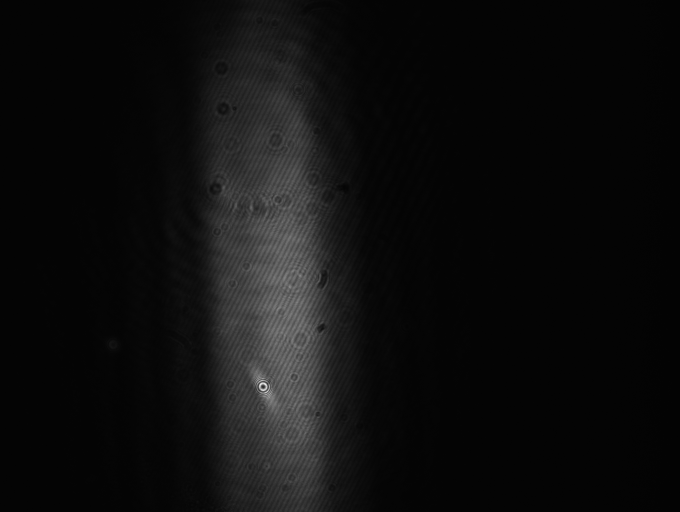
#> input picture examples/beam_profile/2025-7-8-det-beamshape-vertical-expansion.bmp, 1360 x 1024 px (shown at 1/2 size)
$ jupyter execute --allow-errors 'R2 transition_vertical_expanded_beam.ipynb'   (shell and % lines are left out)
#> lines starting #> are read from the running program, lines starting #| are printed output that depends on the picture; after the words box and inside, x2 and y2 are one past the last pixel; in counts of white or black regions, pixels touching at a corner belong together
[cell 1]
from pathlib import Path
import pickle

import numpy as np
from scipy import constants as cst

import matplotlib.pyplot as plt
import tqdm

from centrex_tlf import states, hamiltonian, transitions, couplings, lindblad, utils
from centrex_tlf_julia_extension import lindblad_julia
# import cv2
import numpy as np
from scipy.optimize import curve_fit
import scipy.ndimage as ndimage

from PIL import Image

[cell 2]
plt.rcParams.update({"font.size": 14})

[cell 3]
cwd = Path().cwd()

# Setting up the system

#> (a cell that did not finish here is left out)

#> (a cell that did not finish here is left out)

#> (a cell that did not finish here is left out)

[cell 7]
from copy import deepcopy

#> (the rest of this cell did not finish here and is left out)

#> (a cell that did not finish here is left out)

## Detection Laser Beam Profile

### Read data from thorlabs beam profiler

## Beam profile after realignment with longer beamline

[cell 9]
import cv2


file_path = "beam_profile/2025-7-8-det-beamshape-vertical-expansion.bmp"
# Open the image file
image = Image.open(file_path)
#> image is the input picture: PIL image 1360x1024 RGB; min 1, max 255, mean 13.9

# Convert the image to grayscale (optional, if you need a 2D array)
image = image.convert('L')
#> image: PIL image 1360x1024 L
# Convert the image to a NumPy array
image_array = np.array(image)
image_array = image_array[::-1, :]
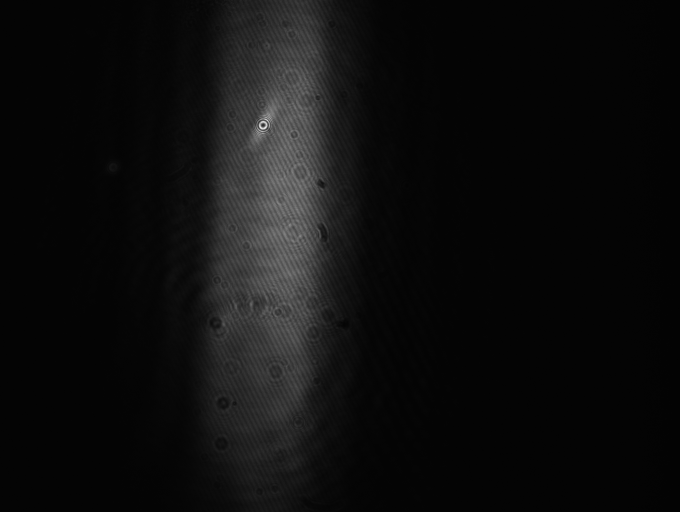
#> image_array: shape (1024, 1360) (shown at 1/2 size); min 1, max 255, mean 13.9
sensor_array = image_array

# Converting the array to uint8 format needed for OpenCV
image = (sensor_array).astype(np.uint8)

# Apply thresholding to create a binary mask of the non-zero data
_, thresholded = cv2.threshold(image, 60, 255, cv2.THRESH_BINARY)
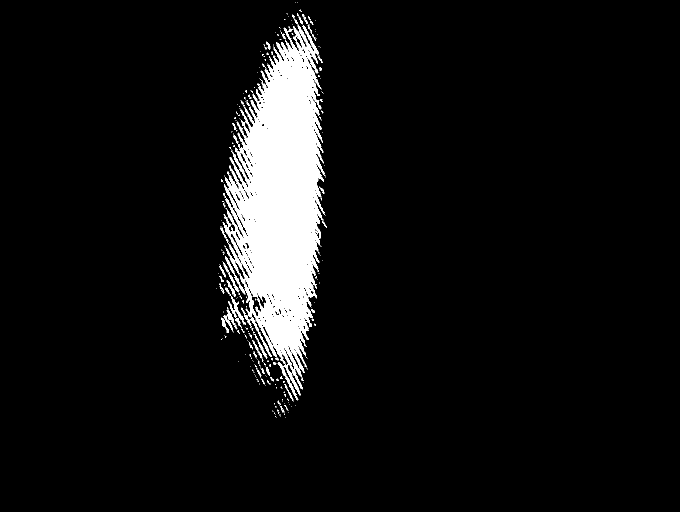
#> thresholded: shape (1024, 1360) (shown at 1/2 size); 6.3% white; 337 white regions (288 under 20 px)

# Find contours of the thresholded image to locate the non-zero areas
contours, _ = cv2.findContours(thresholded, cv2.RETR_EXTERNAL, cv2.CHAIN_APPROX_SIMPLE)
#> contours = 334 contours, 300 with area under 20; largest, box (x1, y1, x2, y2) and area: (445, 49, 651, 791) 83302, (482, 615, 543, 714) 344, (457, 593, 492, 650) 323, (555, 724, 597, 801) 289, (450, 512, 491, 589) 249

# Combine all contours into one to get a single enclosing circle
all_points = np.vstack(contours)
#> all_points = contour of 6970 points, box (x1, y1, x2, y2) (433, 4, 654, 835), area 40852

# Find the minimum enclosing circle that covers all combined contours
(x, y), radius = cv2.minEnclosingCircle(all_points)
#> x = 571.5; y = 419; radius = 415.5
center = (int(x), int(y))
#> center = (571, 419)
radius = int(radius)
#> radius = 415

# Draw the enclosing circle on the original image
output_image = cv2.cvtColor(image, cv2.COLOR_GRAY2BGR)  # Convert to BGR for colored circle visualization
cv2.circle(output_image, center, radius, (0, 255, 0), 2)
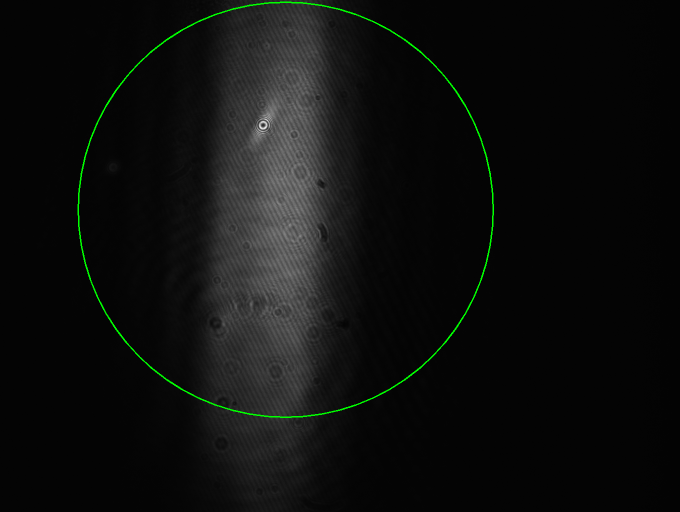
#> output_image: shape (1024, 1360, 3) (shown at 1/2 size); mean B, G, R 13.8, 15.2, 13.8


pixel_x_size, pixel_y_size = 8.77e-3/1360, 6.6e-3/1024

# Define a 2D Gaussian function
# [6 lines left out: function gaussian_2d, not called in this run]

# Define the 2D Gaussian function with rotation
def gaussian_2d_rotated(coords, A, x0, y0, sigma_x, sigma_y, theta):
    x, y = coords
    a = np.cos(theta)**2 / (2*sigma_x**2) + np.sin(theta)**2 / (2*sigma_y**2)
    b = np.sin(2*theta) / (2*sigma_x**2) - np.sin(2*theta) / (2*sigma_y**2)
    c = np.sin(theta)**2 / (2*sigma_x**2) + np.cos(theta)**2 / (2*sigma_y**2)

    g = A * np.exp(- a*(x-x0)**2 - b*(x-x0)*(y-y0) - c*(y-y0)**2)
    return g.ravel()

# Initial guess for the Gaussian parameters
initial_guess = (80, 600, 400, 200, 200, 2)  # (A, x0, y0, sigma_x, sigma_y, theta)
# initial_guess = (20, 600, 600, 20, 20)  # (A, x0, y0, sigma_x, sigma_y)

img = ndimage.gaussian_filter(sensor_array, sigma=(50, 50), order=0)

# Generate a grid of x, y coordinates
x = np.arange(img.shape[1])
#> x = 1360 values from 0 to 1359
y = np.arange(img.shape[0])
#> y = 1024 values from 0 to 1023
x, y = np.meshgrid(x, y)

# Create a mask to select data within the circle
mask = (x - center[0])**2 + (y - center[1])**2 <= radius**2
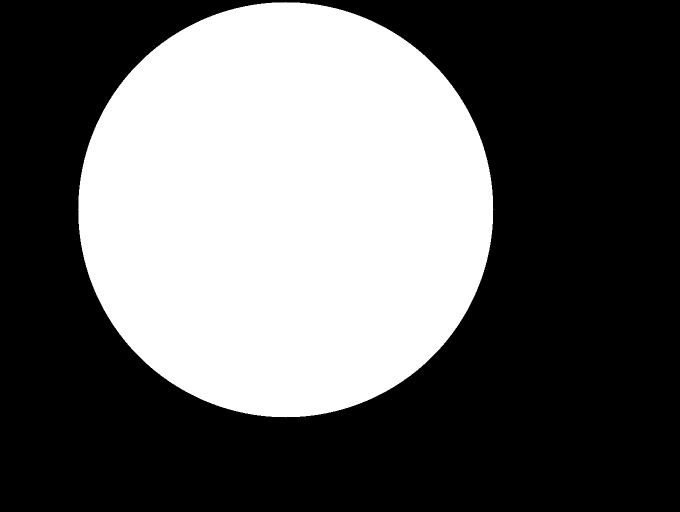
#> mask: shape (1024, 1360) bool (shown at 1/2 size); 38.8% white; 1 white region, box (x1, y1, x2, y2) and area: (156, 4, 987, 835) 540977

# Apply the mask to extract the relevant data
x_data = x[mask]
y_data = y[mask]
z_data = img[mask]


# Fit the Gaussian model to the data
popt, pcov = curve_fit(gaussian_2d_rotated, (x_data, y_data), z_data, p0=initial_guess, bounds=([-np.inf, -np.inf, -np.inf, -np.inf, -np.inf, 0], [np.inf, np.inf, np.inf, np.inf, np.inf, 2*np.pi]))
#> popt = [83.76, 552.8, 404.5, 338.4, 100.5, 1.62]; pcov = [[0.00012, 2.09e-08, 1.71e-05, -0.000528, -6.41e-05, 2.04e-10], [2.09e-08, 0.000154, -0.000111, 5.4e-06, -7.95e-07, 2.09e-08], [1.71e-05, -0.000111, 0.00257, -0.000313, -1.99e-06, 4.97e-08], [-0.000528, 5.4e-06, -0.000313, 0.00643, 2.42e-05, -4.5e-09], [-6.41e-05, -7.95e-07, -1.99e-06, 2.42e-05, 0.000151, -6.42e-10], [2.04e-10, 2.09e-08, 4.97e-08, -4.5e-09, -6.42e-10, 4.99e-09]]
# popt, pcov = curve_fit(gaussian_2d, (x_data, y_data), z_data, p0=initial_guess)


# # Extract the fitted parameters
amplitude, xo, yo, sigma_x, sigma_y, theta = popt
#> amplitude = 83.76; xo = 552.8; yo = 404.5; sigma_x = 338.4; sigma_y = 100.5; theta = 1.62

# Generate fitted data for visualization
z_fitted = gaussian_2d_rotated((x, y), *popt).reshape(sensor_array.shape)
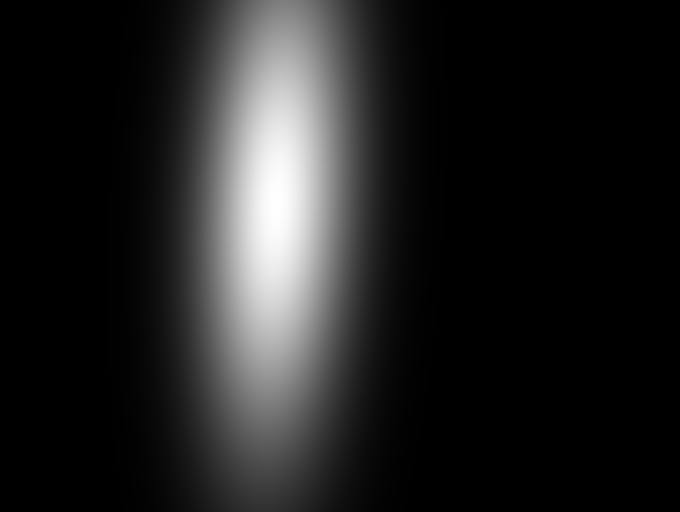
#> z_fitted: shape (1024, 1360) float64 (shown at 1/2 size); min 2.15e-14, max 83.76, mean 10.9; drawn with min black and max white


# [23 lines of commented-out code are left out]

[cell 10]
popt
#> Out = [83.76, 552.8, 404.5, 338.4, 100.5, 1.62]

[cell 11]
image.shape
#> Out = (1024, 1360)

[cell 12]
image.shape[0]*pixel_x_size
#> Out = 0.0066

[cell 13]
(yo-center[1])*pixel_y_size
#> Out = -9.35e-05

[cell 14]
sigma_x*pixel_x_size, sigma_y*pixel_y_size
#> Out = (0.00218, 0.000648)

# Scan Frequency

[cell 15]
# [9 lines left out: function get_diagonal_indices_flattened, not called in this run]
#> (the rest of this cell did not finish here and is left out)

## Run simulation

[cell 16]
from rich import progress

def power_scan_function(laser_power):

    ρ = utils.population.generate_uniform_population_states(
        states.QuantumSelector(J=2, F=3, electronic=states.ElectronicState.X), obe_system.QN
    )
    stop_function = "vz*t + z0 >= 2e-2"

    callback = lindblad_julia.setup_discrete_callback_terminate(
        odepars=odepars, stop_expression=stop_function
    )
    odepars.σz, odepars.σy = sigma_x*pixel_x_size, sigma_y*pixel_y_size
    odepars.β = 0
    odepars.θ = theta
    odepars.laser_center_z, odepars.laser_center_y = -(xo-center[0])*pixel_x_size, (yo-center[1])*pixel_y_size
    power = laser_power*1e-3


    peak_intensity = power / (2 * np.pi * odepars.σz * odepars.σy)

    odepars.peak_intensity = peak_intensity

    ensemble_config = lindblad_julia.OBEEnsembleProblemConfig(
        method="Tsit5()",
        save_idxs=save_idxs,
        saveat=1e-6,
        abstol=1e-10,
        reltol=1e-7,
        callback=callback,
    )

    problem = lindblad_julia.OBEProblem(odepars, ρ, tspan=(0, 500e-6))
    frequencies = np.arange(-5, 5, 0.01) * 2 * np.pi * 1e6 * 4

    scan_values = [frequencies]
    parameters = ["laser_detuning"]

    output_func = lindblad_julia.setup_state_integral_calculation_state_idxs(
        nphotons=True
    )

    ensemble_problem = lindblad_julia.OBEEnsembleProblem(
        problem=problem,
        parameters=parameters,
        scan_values=scan_values,
        output_func=output_func,
        zipped=True,
    )

    lindblad_julia.setup_problem_parameter_scan(ensemble_problem)

    lindblad_julia.solve_problem_parameter_scan(ensemble_problem, ensemble_config)

    results = lindblad_julia.get_results_parameter_scan(ensemble_problem)
    return (frequencies, results)
# with open("results_scan_freq.pkl", "wb") as f:
#     pickle.dump(results_scan, f)

[cell 17]
from scipy.integrate import simpson
import numpy as np
import numpy as np

# [48 lines left out: function fwhm, not called in this run]


laser_powers = [0.01, 0.135, 0.5, 65]
results_scan = {}
integrals = []
fwhms = []
fig, ax = plt.subplots(figsize=(10, 6))
#> (the rest of this cell did not finish here and is left out)

[cell 18]
from mpl_toolkits.axes_grid1.inset_locator import inset_axes

fig, ax = plt.subplots(figsize=(10, 6))
#> (the rest of this cell did not finish here and is left out)

[cell 19]
from mpl_toolkits.axes_grid1.inset_locator import inset_axes

fig, ax = plt.subplots(figsize=(10, 6))
#> (the rest of this cell did not finish here and is left out)

[cell 20]
fig, ax = plt.subplots(figsize=(10, 6))
ax.plot(integrals, fwhms, marker="o")
ax.set_xlabel("Integrated Signal")
ax.set_ylabel("FWHM IR [MHz]")
ax.set_title("FWHM IR vs Integrated Signal [Simulation]")
ax.grid()
plt.show()
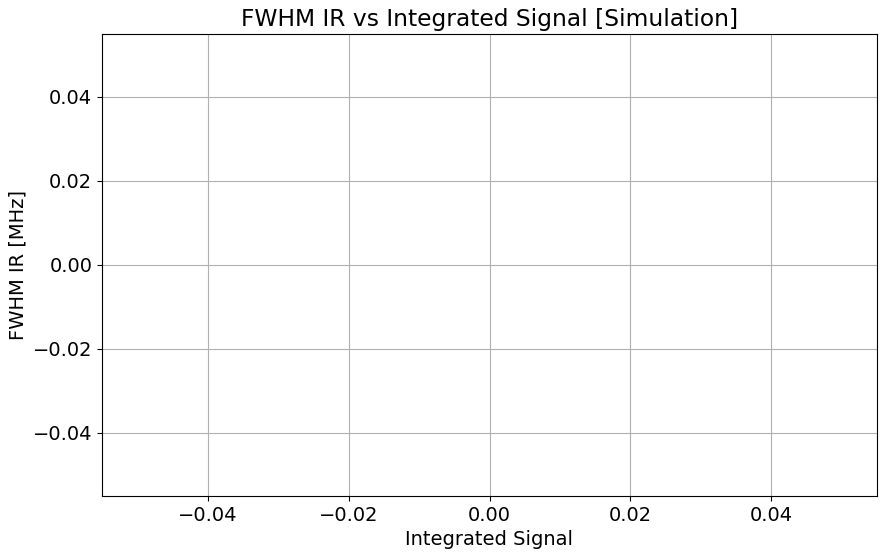
#> figure drawn by matplotlib, 1 panel

[cell 21]
laser_powers, integrals

[cell 22]
for power, results in results_scan.items():
    frequencies, results = results
    plt.plot(frequencies, results/results[500], label=f"{power:.1f} mW")
plt.xlim(-1,1)
plt.grid()
plt.xlabel("Frequency IR [MHz]")
plt.ylabel("Normalized Photons")
plt.title("Normalized Photons vs Frequency for Different Laser Powers")
plt.legend()

$ run again, with examples/beam_profile/2025-4-10-det-beamshape_#001.bmp copied over examples/beam_profile/2025-7-8-det-beamshape-vertical-expansion.bmp
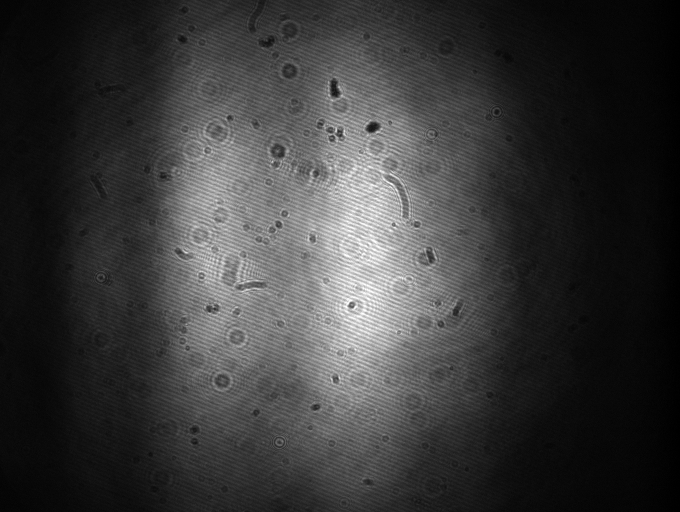
#> input picture examples/beam_profile/2025-4-10-det-beamshape_#001.bmp, 1360 x 1024 px (shown at 1/2 size)
#> image is the input picture: PIL image 1360x1024 RGB; min 0, max 255, mean 56.8
#> image: PIL image 1360x1024 L
#> `_, thresholded = cv2.threshold(image, 60, 255, cv2.THRESH_BINARY)`:
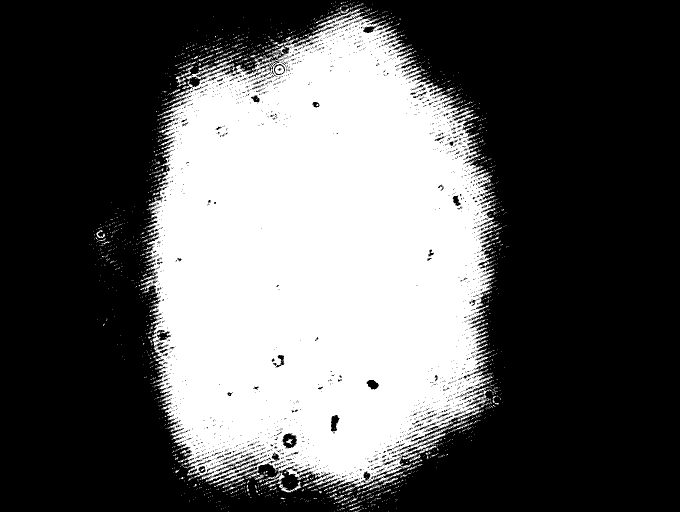
#> thresholded: shape (1024, 1360) (shown at 1/2 size); 36.5% white; 2035 white regions (1954 under 20 px)
#> contours = 1980 contours, 1947 with area under 20; largest, box (x1, y1, x2, y2) and area: (281, 17, 997, 983) 510872, (351, 132, 388, 174) 197, (558, 962, 603, 985) 188, (734, 955, 796, 982) 126, (193, 460, 210, 476) 65
#> all_points = contour of 17805 points, box (x1, y1, x2, y2) (179, 0, 1017, 1024), area 379261
#> `(x, y), radius = cv2.minEnclosingCircle(all_points)`: x = 603.5; y = 520.3; radius = 531.5
#> center = (603, 520)
#> `radius = int(radius)`: radius = 531
#> mask: shape (1024, 1360) bool; 63.1% white; 2 black regions, box (x1, y1, x2, y2) and area: (711, 0, 1360, 1024) 335622, (0, 0, 496, 1024) 178950
#> popt = [178.9, 640, 518.2, 310.5, 249.4, 1.66]; pcov = [[0.00122, -4.9e-05, -6.79e-07, -0.00152, -0.000957, 2.14e-08], [-4.9e-05, 0.00223, -0.000137, 7.61e-05, 0.000139, 3.29e-07], [-6.79e-07, -0.000137, 0.00377, 4e-06, 4.63e-07, -1.61e-06], [-0.00152, 7.61e-05, 4e-06, 0.00589, 0.000247, -1.41e-07], [-0.000957, 0.000139, 4.63e-07, 0.000247, 0.00269, 3.16e-08], [2.14e-08, 3.29e-07, -1.61e-06, -1.41e-07, 3.16e-08, 4.79e-07]]
#> amplitude = 178.9; xo = 640; yo = 518.2; sigma_x = 310.5; sigma_y = 249.4; theta = 1.66
#> `z_fitted = gaussian_2d_rotated((x, y), *popt).reshape(sensor_array.sha..`:
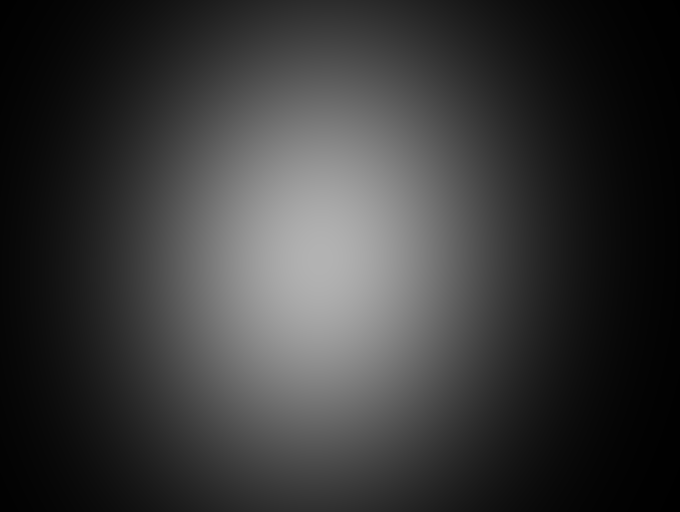
#> z_fitted: shape (1024, 1360) float64 (shown at 1/2 size); min 0.627, max 178.9, mean 55.9
#> `popt`: Out = [178.9, 640, 518.2, 310.5, 249.4, 1.66]
#> `(yo-center[1])*pixel_y_size`: Out = -1.16e-05
#> `sigma_x*pixel_x_size, sigma_y*pixel_y_size`: Out = (0.002, 0.00161)
